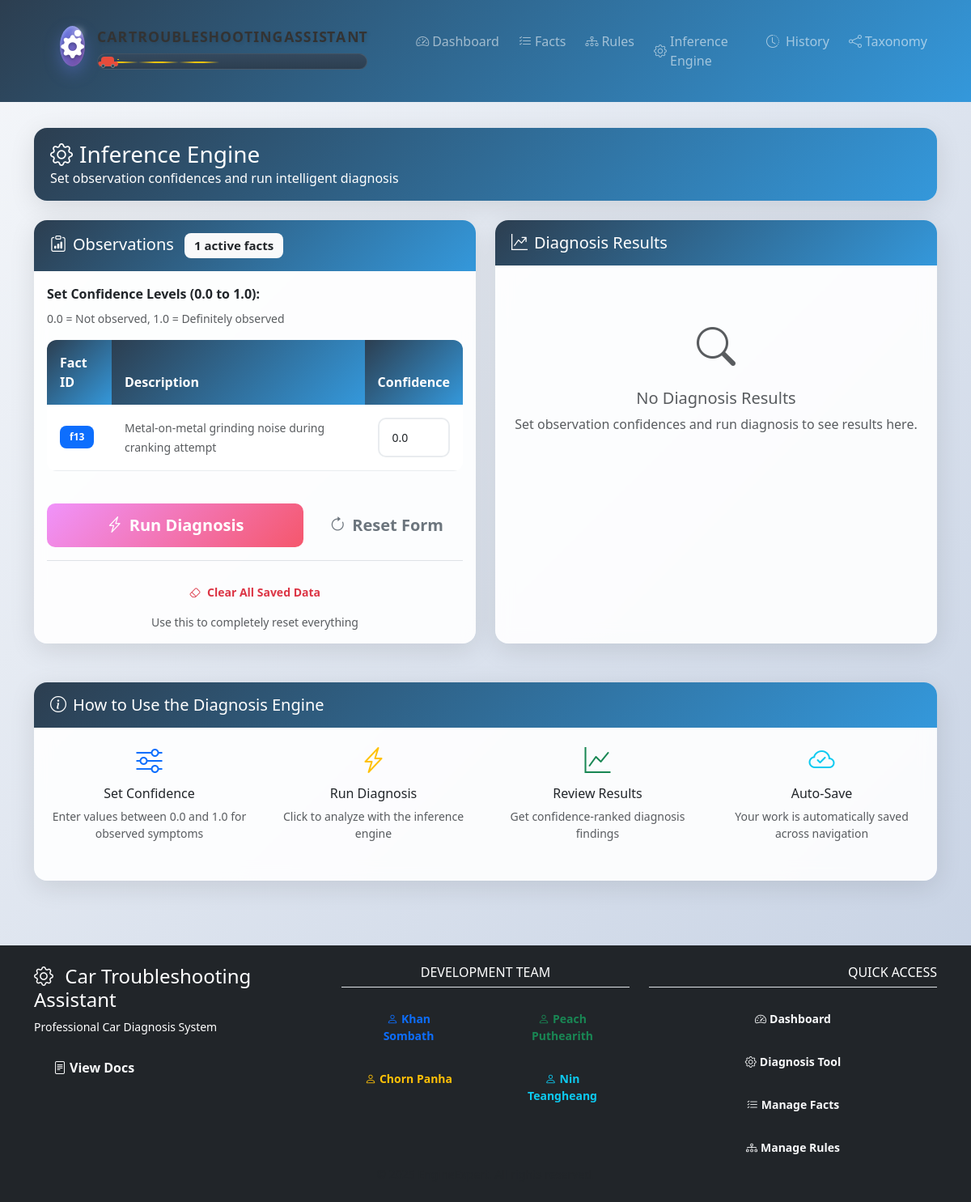
The page /infer on the database its author committed.
### tables this page shows
CREATE TABLE facts (
            id TEXT PRIMARY KEY,
            description TEXT NOT NULL,
            value BOOLEAN DEFAULT 0,
            tags TEXT,  -- JSON string of tags list
            category TEXT DEFAULT 'uncategorized',
            display_order INTEGER DEFAULT 0, 
            created_at TIMESTAMP DEFAULT CURRENT_TIMESTAMP,
            updated_at TIMESTAMP DEFAULT CURRENT_TIMESTAMP
        );

### app.py (the view, shortened to what this page needs)
@app.route("/infer", methods=["GET", "POST"])
def infer():
    facts_data = get_all_facts()
    rules_data = get_all_rules()
    active_facts = [fact for fact in facts_data if fact.get("value", False)]
    obs_conf = session.get('obs_conf', {})
    results = session.get('results', [])
    expanded_obs = session.get('expanded_obs', {})
    return render_template("infer.html", facts=active_facts, results=results,
                         obs_conf=obs_conf, expanded_obs=expanded_obs)

### database.py (called while the page is built)
def get_db_connection():
    conn = sqlite3.connect(DATABASE_PATH)
    conn.row_factory = sqlite3.Row  # Enables column access by name
    return conn

def get_all_facts():
    conn = get_db_connection()
    rows = conn.execute("SELECT * FROM facts ORDER BY display_order, id").fetchall()
    conn.close()
    facts = []
    for row in rows:
        facts.append({
            "id": row["id"],
            "description": row["description"],
            "value": bool(row["value"]),
            "tags": json.loads(row["tags"]) if row["tags"] else [],
            "category": row["category"] or "uncategorized"
        })
    def natural_sort_key(fact):
        fact_id = fact["id"]
        if fact_id.startswith('f') and fact_id[1:].isdigit():
            return int(fact_id[1:])
        else:
            return float('inf')  # Put non-numeric IDs at the end
    facts.sort(key=natural_sort_key)
    return facts

def get_all_rules():
    conn = get_db_connection()
    rows = conn.execute("SELECT * FROM rules ORDER BY display_order, id").fetchall()
    conn.close()
    rules = []
    for row in rows:
        rules.append({
            "id": row["id"],
            "conditions": json.loads(row["conditions"]) if row["conditions"] else [],
            "conclusion": row["conclusion"],
            "certainty": float(row["certainty"]) if row["certainty"] is not None else 1.0,
            "explain": row["explain"] or "",
            "recommendation": row["recommendation"] or "",
        })
    def natural_sort_key(rule):
        rule_id = rule["id"]
        if rule_id.startswith('r') and rule_id[1:].isdigit():
            return int(rule_id[1:])
        else:
            return float('inf')  # Put non-numeric IDs at the end
    rules.sort(key=natural_sort_key)
    return rules

### templates/infer.html (shortened to what this page needs)
{% extends 'base.html' %}
{% block content %}
<div class="row mb-4">
    <div class="col-12">
        <div class="card">
            <div class="card-header bg-primary text-white">
                <h3 class="card-title mb-0"><i class="bi bi-gear me-2"></i>Inference Engine</h3>
                <p class="mb-0">Set observation confidences and run intelligent diagnosis</p>
            </div>
        </div>
    </div>
</div>
<div class="row">
    <div class="col-lg-6 mb-4">
        <div class="card h-100">
<div class="card-header bg-primary text-white">
    <h5 class="card-title mb-0">
        <i class="bi bi-clipboard-data me-2"></i>Observations
        <span class="badge bg-light text-dark ms-2">{{ facts|length }} active facts</span>
    </h5>
</div>
            <div class="card-body">
                <form method="POST" id="inferenceForm">
                    <div class="mb-4">
                        <label class="form-label fw-semibold">Set Confidence Levels (0.0 to 1.0):</label>
                        <p class="text-muted small">0.0 = Not observed, 1.0 = Definitely observed</p>
                        <div class="table-responsive" style="max-height: 400px; overflow-y: auto;">
                            <table class="table table-hover">
                                <thead class="table-light">
                                    <tr>
                                        <th style="width: 80px;">Fact ID</th>
                                        <th>Description</th>
                                        <th style="width: 120px;">Confidence</th>
                                    </tr>
                                </thead>
                                <tbody>
                                    {% for fact in facts %}
                                    <tr>
                                        <td>
                                            <span class="badge bg-primary">{{ fact.id }}</span>
                                        </td>
                                        <td>
                                            <small class="text-muted">{{ fact.description }}</small>
                                        </td>
                                        <td>
                                            <input type="number"
                                                   class="form-control form-control-sm confidence-input"
                                                   name="conf_{{ fact.id }}"
                                                   min="0" max="1" step="0.1"
                                                   value="{{ obs_conf.get(fact.id, '0.0') }}"
                                                   placeholder="0.0">
                                        </td>
                                    </tr>
                                    {% endfor %}
                                </tbody>
                            </table>
                        </div>
                    </div>
                    <div class="d-grid gap-2 d-md-flex">
                        <button type="submit" class="btn btn-warning btn-lg flex-fill">
                            <i class="bi bi-lightning-charge me-2"></i>Run Diagnosis
                        </button>
                        <button type="button" class="btn btn-outline-secondary btn-lg" id="resetFormBtn">
                            <i class="bi bi-arrow-clockwise me-2"></i>Reset Form
                        </button>
                    </div>
                </form>
                <div class="mt-3 pt-3 border-top">
                    <form method="POST" action="{{ url_for('reset_inference') }}" class="d-grid">
                        <button type="submit" class="btn btn-outline-danger btn-sm"
                                onclick="return confirm('This will clear ALL saved data including confidence values and results. Continue?')">
                            <i class="bi bi-eraser me-2"></i>Clear All Saved Data
                        </button>
                        <small class="text-muted text-center mt-1">Use this to completely reset everything</small>
                    </form>
                </div>
            </div>
        </div>
    </div>
    <div class="col-lg-6 mb-4">
        <div class="card h-100">
            <div class="card-header bg-success text-white">
                <h5 class="card-title mb-0">
                    <i class="bi bi-graph-up-arrow me-2"></i>Diagnosis Results
                </h5>
            </div>
            <div class="card-body">
                {% if results %}
                <div class="mb-4">
                    <h6 class="fw-semibold mb-3"><i class="bi bi-eye me-2"></i>Active Observations:</h6>
                    <div class="d-flex flex-wrap gap-2">
                        {% for fid, conf in expanded_obs.items() %}
                            {% if conf > 0 %}
                            <span class="badge bg-primary">
                                {{ fid }}: {{ "%.2f"|format(conf) }}
                            </span>
                            {% endif %}
                        {% endfor %}
                    </div>
                </div>
<h6 class="fw-semibold mb-3"><i class="bi bi-clipboard-check me-2"></i>Diagnosis Findings:</h6>
<div class="results-container" style="max-height: 400px; overflow-y: auto;">
    {% for result in results %}
    <div class="card mb-3 border-0 {% if loop.first %}bg-light{% endif %}">
        <div class="card-body">
            <div class="d-flex justify-content-between align-items-start mb-2">
                <h6 class="card-title mb-0 text-success">
                    <i class="bi bi-check-circle-fill me-2"></i>
                    {{ result.conclusion | replace('_', ' ') | title }}
                </h6>
                <span class="badge {% if result.confidence > 0.7 %}bg-success{% elif result.confidence > 0.4 %}bg-warning{% else %}bg-secondary{% endif %} fs-6">
                    {{ "%.0f"|format(result.confidence * 100) }}%
                </span>
            </div>
            {% if result.explanation %}
            <p class="card-text text-muted small mb-2">
                <i class="bi bi-chat-quote me-1"></i>
                {{ result.explanation }}
            </p>
            {% endif %}
            {% if result.recommendation %}
            <div class="alert alert-warning py-2 mb-2">
                <div class="d-flex align-items-start">
                    <i class="bi bi-tools text-warning fs-5 me-2 mt-1"></i>
                    <div>
                        <strong class="small">Recommended Action:</strong>
                        <p class="mb-0 small">{{ result.recommendation }}</p>
                    </div>
                </div>
            </div>
            {% endif %}
            <div class="small text-muted">
                <span class="fw-semibold"><i class="bi bi-link me-1"></i>Rule:</span>
                <code>{{ result.rule_id }}</code>
                <span class="fw-semibold ms-2"><i class="bi bi-lightning me-1"></i>Conditions:</span>
                {% for cond in result.triggered_conditions %}
                <span class="badge bg-info me-1">{{ cond }}</span>
                {% endfor %}
            </div>
        </div>
    </div>
    {% endfor %}
        <div class="row mb-3 mt-5">
    <div class="col-12">
        <a href="{{ url_for('history_list') }}" class="btn btn-info">
            <i class="bi bi-clock-history me-2"></i>View Diagnosis History
        </a>
    </div>
</div>
</div>
                {% else %}
                <div class="text-center py-5">
                    <div class="text-muted mb-3" style="font-size: 3rem;">
                        <i class="bi bi-search"></i>
                    </div>
                    <h5 class="text-muted">No Diagnosis Results</h5>
                    <p class="text-muted">Set observation confidences and run diagnosis to see results here.</p>
                </div>
                {% endif %}
            </div>
        </div>
    </div>
</div>
<div class="row mt-4">
    <div class="col-12">
        <div class="card">
            <div class="card-header bg-info text-white">
                <h5 class="card-title mb-0">
                    <i class="bi bi-info-circle me-2"></i>How to Use the Diagnosis Engine
                </h5>
            </div>
            <div class="card-body">
                <div class="row">
                    <div class="col-md-3 text-center mb-3">
                        <div class="text-primary mb-2" style="font-size: 2rem;">
                            <i class="bi bi-sliders"></i>
                        </div>
                        <h6>Set Confidence</h6>
                        <p class="small text-muted">Enter values between 0.0 and 1.0 for observed symptoms</p>
                    </div>
                    <div class="col-md-3 text-center mb-3">
                        <div class="text-warning mb-2" style="font-size: 2rem;">
                            <i class="bi bi-lightning-charge"></i>
                        </div>
                        <h6>Run Diagnosis</h6>
                        <p class="small text-muted">Click to analyze with the inference engine</p>
                    </div>
                    <div class="col-md-3 text-center mb-3">
                        <div class="text-success mb-2" style="font-size: 2rem;">
                            <i class="bi bi-graph-up"></i>
                        </div>
                        <h6>Review Results</h6>
                        <p class="small text-muted">Get confidence-ranked diagnosis findings</p>
                    </div>
                    <div class="col-md-3 text-center mb-3">
                        <div class="text-info mb-2" style="font-size: 2rem;">
                            <i class="bi bi-cloud-check"></i>
                        </div>
                        <h6>Auto-Save</h6>
                        <p class="small text-muted">Your work is automatically saved across navigation</p>
                    </div>
                </div>
            </div>
        </div>
    </div>
</div>
{% endblock %}

### templates/base.html (style rules this page uses)
:root { --primary-gradient: linear-gradient(135deg, #667eea 0%, #764ba2 100%); --success-gradient: linear-gradient(135deg, #4facfe 0%, #00f2fe 100%); --warning-gradient: linear-gradient(135deg, #f093fb 0%, #f5576c 100%); --dark-gradient: linear-gradient(135deg, #2c3e50 0%, #3498db 100%); }
body { font-family: 'Segoe UI', system-ui, -apple-system, sans-serif; background: linear-gradient(135deg, #f5f7fa 0%, #c3cfe2 100%); min-height: 100vh; }
.card { border: none; border-radius: 16px; box-shadow: 0 8px 32px rgba(0, 0, 0, 0.1); backdrop-filter: blur(10px); background: rgba(255, 255, 255, 0.9); transition: all 0.3s ease; overflow: hidden; }
.card-header { background: var(--dark-gradient); color: white; border: none; padding: 1.5rem; }
.btn { border-radius: 10px; font-weight: 600; padding: 0.75rem 1.5rem; transition: all 0.3s ease; border: none; }
.btn-warning { background: var(--warning-gradient); color: white; }
.badge { border-radius: 8px; padding: 0.5rem 0.75rem; font-weight: 600; }
.table { border-radius: 12px; overflow: hidden; }
.table th { background: var(--dark-gradient); color: white; border: none; padding: 1rem; font-weight: 600; }
.table td { padding: 1rem; vertical-align: middle; border-color: #e9ecef; }
.form-control, .form-select { border-radius: 10px; border: 2px solid #e9ecef; padding: 0.75rem 1rem; transition: all 0.3s ease; }

### templates/infer.html (style rules this page uses)
.card-header { padding: 1rem 1.25rem; }

### rows shown on the page
facts: id "f13", description "Metal-on-metal grinding noise during cranking attempt", id "0.0"

### other values the page prints
{{ facts|length }} "1"
